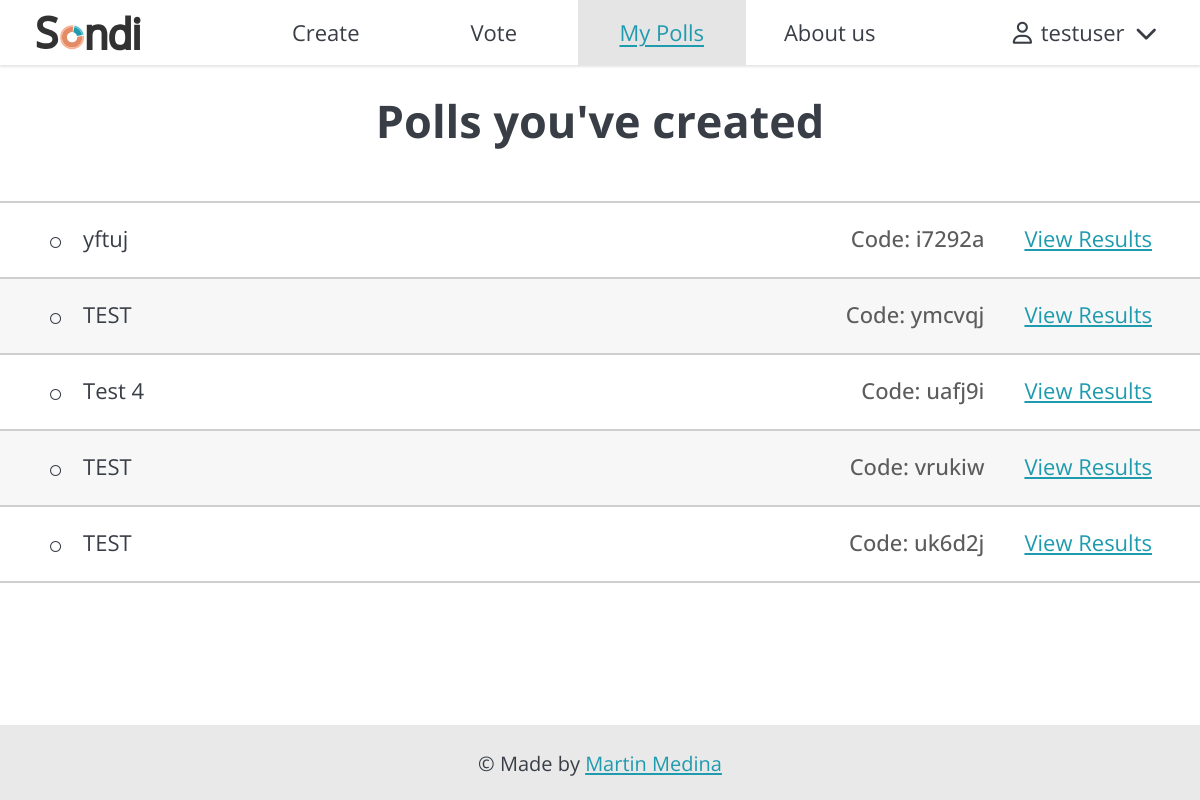
The page /polls/mypolls/ (signed in) on the database as committed earlier.
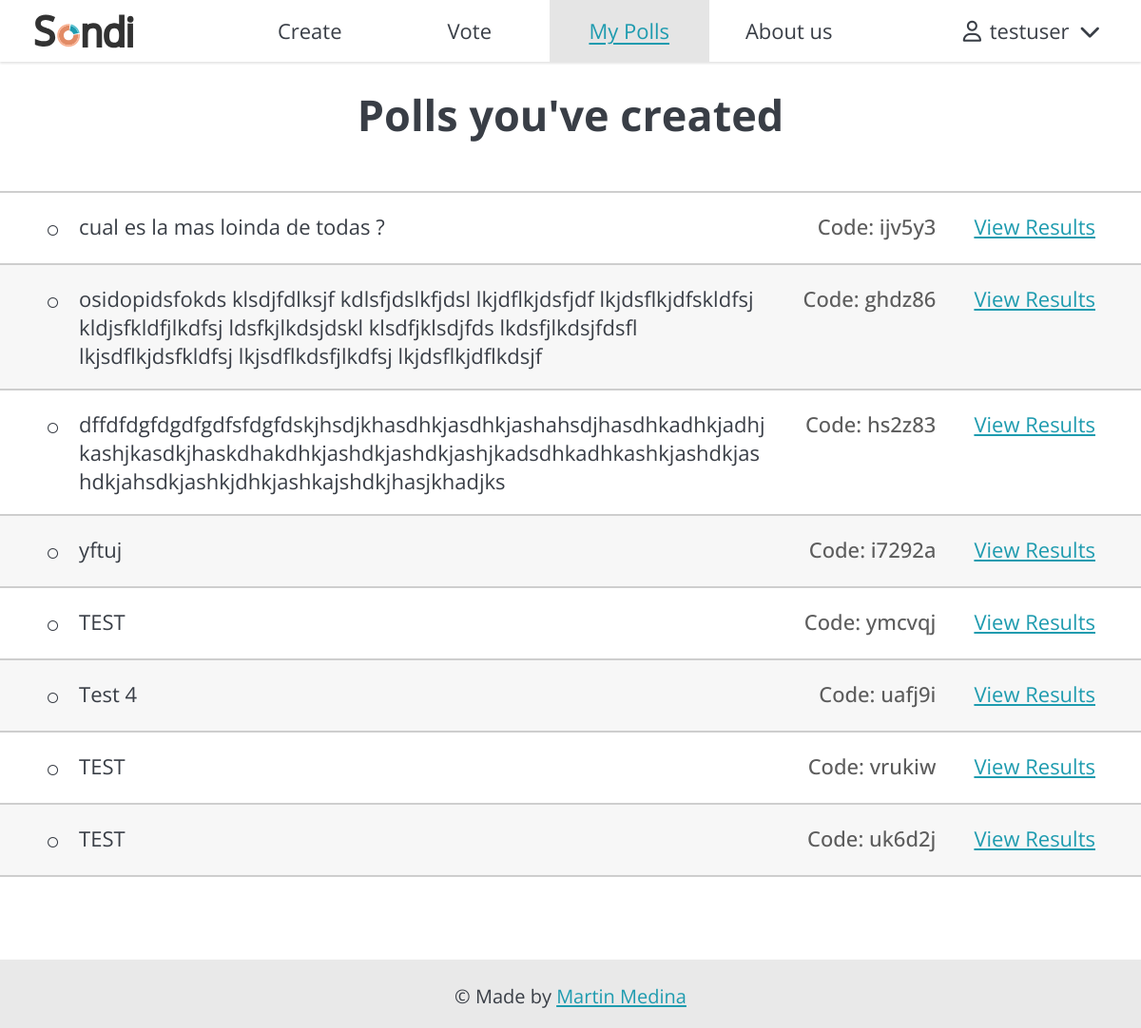
The same page on the database as committed later.
### authentication/models.py (models this page shows, shortened)
class CustomUser(AbstractUser):
    email = models.EmailField('email address', unique=True)
    voted_questions =  models.JSONField(default=dict) # Initialize with a new dictionary instance

### polls/models.py (models this page shows, shortened)
class Question(models.Model):
    question_text = models.CharField(max_length=200, blank=False)
    pub_date = models.DateTimeField("date published")
    code = models.CharField(max_length=6, blank=False, unique=True)
    VISIBILITY_CHOICES=[
        ('private', 'Private'),
        ('public', 'Public')
    ]
    visibility = models.CharField(blank=False, default='private', max_length=7,
                                  choices=VISIBILITY_CHOICES)
    owner = models.ForeignKey("authentication.CustomUser", on_delete=models.CASCADE)

### polls/views.py (the view)
# urls.py: path("mypolls/", views.UserPollsView.as_view(), name="user_polls"),
class UserPollsView(LoginRequiredMixin, generic.ListView):
    model = Question
    template_name = "polls/user_polls.html"
    def get_queryset(self):
        user_questions = Question.objects.filter(owner=self.request.user,
                                                pub_date__lte=timezone.now()
                                                ).order_by("-pub_date")
        return user_questions
    def get_context_data(self, **kwargs):
        context = super().get_context_data(**kwargs)
        user_questions = self.get_queryset() # Get the queryset
        context['user_questions'] = user_questions
        return context

### polls/templates/polls/user_polls.html (shortened to what this page needs)
{% extends "base.html" %}
{% block css %}
{% load static %}
{% static 'polls/style.css' %}
{% endblock %}
{% block myPollsSelected %}
class="selected"
{% endblock %}
{% block content %}
<main>
    <h1>Polls you've created</h1>
    <div id="user-polls-list">
        {% if user_questions %}
            <ul>
            {% for question in user_questions %}
                <li>
                    <span>{{ question.question_text }}</span>
                    <span>Code: {{ question.code }}</span>
                    <a href="{% url 'polls:owner_results' question.id %}" class="link" title="View Results">View Results</a>
                </li>
            {% endfor %}
            </ul>
        {% else %}
            <p class="display-error-message">No polls are available</p>
            <a href="{% url 'polls:create' %}" class="link">Create a poll now</a>
        {% endif %}
    </div>
</main>
{% endblock %}

### templates/base.html (shortened to what this page needs)
<html lang="en">
<head>
    {% load static %}
    <link rel="stylesheet" href="{% static 'base.css' %}">
    <link rel="stylesheet" href="{% block css %}{% endblock %}">
</head>
<body>
    <div id="wrapper">
        <nav>
            <a href="{% url 'home:index' %}"><img src="{% static 'images/sondi-logo.svg' %}" alt="Logo" width="120px"></a>
            <ul>
                <li><a href="{% url 'polls:create' %}" {% block createSelected %}{% endblock %}>Create</a></li>
                <li><a href="{% url 'polls:index' %}" {% block voteSelected %}{% endblock %}>Vote</a></li>
                <li><a href="{% url 'polls:user_polls' %}" {% block myPollsSelected %}{% endblock %}>My Polls</a></li>
                <li><a href="{% url 'home:about' %}" {% block aboutUsSelected %}{% endblock %}>About us</a></li>
            </ul>
            {% if user.is_authenticated %}
            <div id="user-section">
                <div id="user-info" onclick="userMenuDisplay()">
                    <i class="fa-regular fa-user" id="user-icon"></i>
                    <span id="username">{{ user.username }}</span>
                    <i class="fa-solid fa-chevron-down" id="user-menu-arrow"></i>
                </div>
            </div>
            {% endif %}
        </nav>
        {% block content %}{% endblock %}
        <footer>
            <p>© Made by <a href="https://medinammartin3.github.io/" target="_blank" class="link">Martin Medina</a></p>
        </footer>
    </div>
</body>
</html>

### static/base.css (style rules this page uses)
html, body { height: 100%; }
body { width: 100%; background-color: #fffffffc; font-family: "Open sans", sans-serif; font-size: 22px; color: #393e46; margin: 0; display: flex; flex-direction: column; }
#wrapper { display: flex; flex-direction: column; min-height: 100vh; }
nav { background-color: #fffffffc; width: 100%; display: flex; flex-direction: row; justify-content: center; align-items: center; box-shadow: 0 2px 2px 0 rgba(0, 0, 0, 0.1); position: fixed; top: 0; left: 0; z-index: 1000; }
nav ul { width: 70%; display: flex; flex-direction: row; list-style-type: none; justify-content: center; padding-left: 10px; margin: 0; }
nav > ul li { height: 65px; width: 20%; line-height: 65px; text-align: center; }
nav > ul li:last-child { border: none; }
nav > ul a { display: block; width: 100%; text-decoration: none; color: #393e46; }
.selected { background-color: #e5e5e5 !important; color: #1e9baf; text-decoration-color: #1e9baf !important; text-decoration: underline; text-decoration-thickness: 1.5px; text-underline-offset: 4px; }
#user-section { height: 65px; line-height: 65px; text-align: center; }
#user-info { padding: 0 15px; }
#user-icon { padding-right: 3px; color: #393e46; }
#user-menu-arrow { font-size: 22px; padding-left: 5px; color: #393e46; }
main { text-align: center; flex: 1; margin: 65px 0; }
main h1 { font-size: 45px; margin-top: 25px; margin-bottom: 25px; }
main ul li { text-align: left; color: #393e46; margin-top: 0; margin-bottom: 10px; }
main ul li::marker { color: #fda579; }
.link, .link:visited { color: #1e9baf; text-underline-offset: 2px; }
footer { background-color: #e9e9e9; text-align: center; width: 100%; height: 75px; }
footer p { font-size: 20px; padding-top: 5px; }

### polls/static/polls/style.css (style rules this page uses)
#user-polls-list { margin: auto; flex-direction: row; width: 100%; flex-wrap: wrap; max-width: 100%; }
#user-polls-list ul { padding: 0; margin-top: 50px; }
#user-polls-list li::before { content: "○"; font-size: 25px; position: relative; left: 0; color: #393e46; margin-right: 20px; }
#user-polls-list span:last-of-type { min-width: fit-content; text-align: right; flex-grow: 1; font-weight: 500; color: #5c5c5c; margin: 0px 40px; }
#user-polls-list a { font-size: 22px; min-width: fit-content; text-align: right; height: 100%; }

Rows that differ between the two databases and show on the page:
added Question: question_text "cual es la mas loinda de todas ?", code "ijv5y3"
added Question: question_text "osidopidsfokds klsdjfdlksjf kdlsfjdslkfjdsl lkjdflkjdsfjdf lkjdsflkjdfskldfsj kldjsfkldfjlkdfsj ldsfkjlkdsjdskl klsdfjklsdjfds lkdsfjlkdsjfdsfl lkjsdflkjdsfkldfsj lkjsdflkdsfjlkdfsj lkjdsflkjdflkdsjf", code "ghdz86"
added Question: question_text "dffdfdgfdgdfgdfsfdgfdskjhsdjkhasdhkjasdhkjashahsdjhasdhkadhkjadhjkashjkasdkjhaskdhakdhkjashdkjashdkjashjkadsdhkadhkashkjashdkjashdkjahsdkjashkjdhkjashkajshdkjhasjkhadjks", code "hs2z83"
